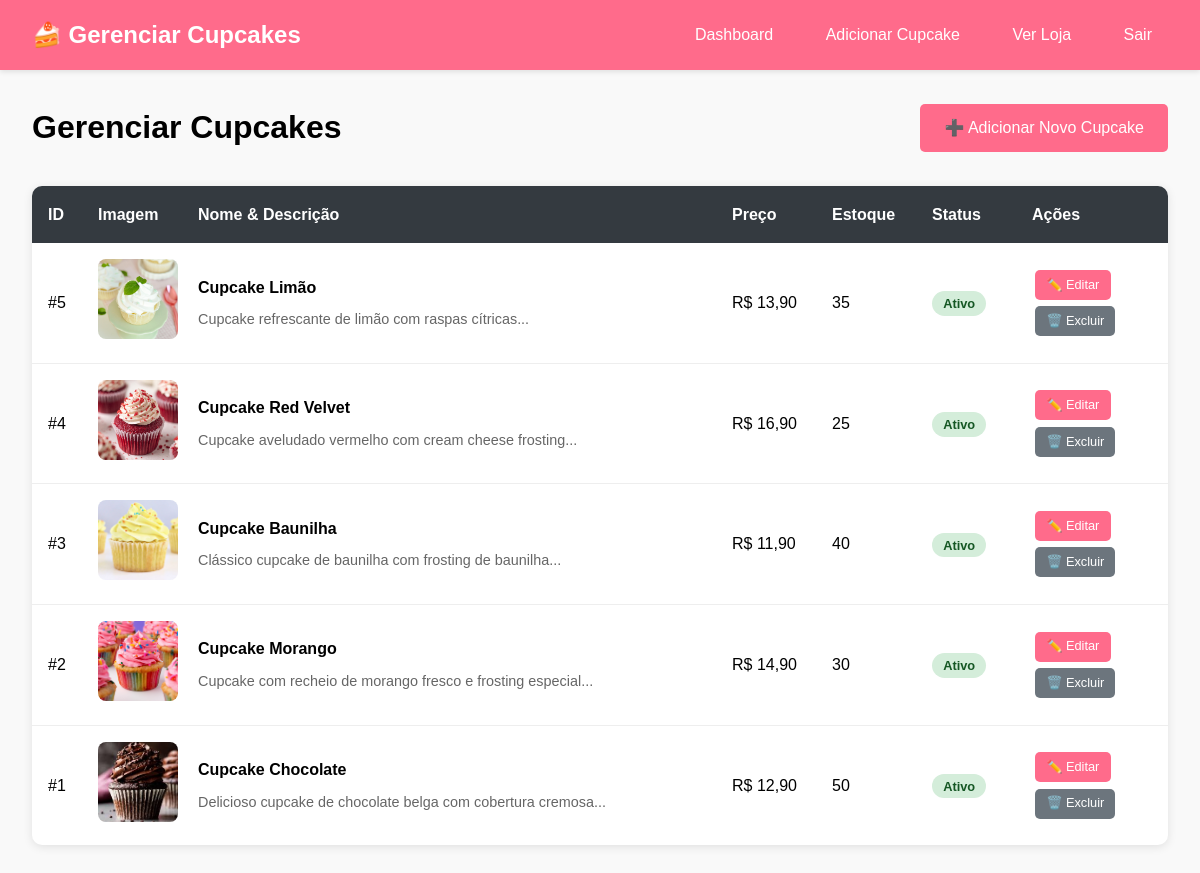
Page /admin/cupcakes.php (signed in) on the committed database.
### tables this page shows
CREATE TABLE cupcakes (
    id INT PRIMARY KEY AUTO_INCREMENT,
    nome VARCHAR(100) NOT NULL,
    descricao TEXT,
    preco DECIMAL(10,2) NOT NULL,
    estoque INT DEFAULT 0,
    imagem VARCHAR(255),
    ativo BOOLEAN DEFAULT true,
    data_cadastro TIMESTAMP DEFAULT CURRENT_TIMESTAMP
);

### admin/cupcakes.php (the view, shortened to what this page needs)
<?php
$host = "localhost";
$user = "root";
$password = "";
$database = "loja_cupcakes";
$conn = new mysqli($host, $user, $password, $database);
$sql = "SELECT * FROM cupcakes ORDER BY id DESC";
$result = $conn->query($sql);
$cupcakes = $result->fetch_all(MYSQLI_ASSOC);
?>
<!DOCTYPE html>
<html lang="pt-BR">
<head>
    <link rel="stylesheet" href="../css/style.css">
</head>
<body>
    <header>
        <nav>
            <div class="logo">🍰 Gerenciar Cupcakes</div>
            <div class="menu">
                <a href="index.php">Dashboard</a>
                <a href="cupcake-form.php">Adicionar Cupcake</a>
                <a href="../index.php">Ver Loja</a>
                <a href="../logout.php">Sair</a>
            </div>
        </nav>
    </header>
    <main class="container">
        <div style="display: flex; justify-content: space-between; align-items: center; margin-bottom: 2rem;">
            <h1>Gerenciar Cupcakes</h1>
            <a href="cupcake-form.php" class="btn">➕ Adicionar Novo Cupcake</a>
        </div>
        <div class="table">
            <div class="table-header">
                <div>ID</div>
                <div>Imagem</div>
                <div>Nome & Descrição</div>
                <div>Preço</div>
                <div>Estoque</div>
                <div>Status</div>
                <div>Ações</div>
            </div>
            <?php foreach($cupcakes as $cupcake): ?>
            <div class="table-row">
                <div>#<?= $cupcake['id'] ?></div>
                <div>
                    <img src="../imagens/<?= $cupcake['imagem'] ?: 'default.jpg' ?>"
                         alt="<?= $cupcake['nome'] ?>"
                         class="cupcake-img"
                         onerror="this.src='../imagens/default.jpg'">
                </div>
                <div>
                    <strong><?= $cupcake['nome'] ?></strong>
                    <p style="font-size: 0.9rem; color: #666; margin-top: 0.5rem;">
                        <?= substr($cupcake['descricao'], 0, 100) ?>...
                    </p>
                </div>
                <div>R$ <?= number_format($cupcake['preco'], 2, ',', '.') ?></div>
                <div><?= $cupcake['estoque'] ?></div>
                <div>
                    <span class="status-badge status-<?= $cupcake['ativo'] ? 'ativo' : 'inativo' ?>">
                        <?= $cupcake['ativo'] ? 'Ativo' : 'Inativo' ?>
                    </span>
                </div>
                <div>
                    <a href="cupcake-form.php?id=<?= $cupcake['id'] ?>"
                       class="btn btn-small">✏️ Editar</a>
                    <a href="excluir_cupcake.php?id=<?= $cupcake['id'] ?>"
                       class="btn btn-small btn-secondary"
                       onclick="return confirm('Tem certeza que deseja excluir este cupcake?')">
                       🗑️ Excluir
                    </a>
                </div>
            </div>
            <?php endforeach; ?>
        </div>
    </main>
</body>
</html>

### css/style.css (style rules this page uses)
* { margin: 0; padding: 0; box-sizing: border-box; }
body { font-family: Arial, sans-serif; line-height: 1.6; background-color: #f9f9f9; }
header { background: #ff6b8b; color: white; padding: 1rem 0; box-shadow: 0 2px 5px rgba(0,0,0,0.1); }
nav { max-width: 1200px; margin: 0 auto; display: flex; justify-content: space-between; align-items: center; padding: 0 2rem; }
.logo { font-size: 1.5rem; font-weight: bold; }
.menu a { color: white; text-decoration: none; margin-left: 1rem; padding: 0.5rem 1rem; border-radius: 5px; transition: background 0.3s; }
.container { max-width: 1200px; margin: 2rem auto; padding: 0 2rem; }
.btn { background: #ff6b8b; color: white; border: none; padding: 0.7rem 1.5rem; border-radius: 5px; cursor: pointer; text-decoration: none; display: inline-block; transition: background 0.3s; }
.btn-secondary { background: #6c757d; }

### admin/cupcakes.php (style rules this page uses)
.table { width: 100%; background: white; border-radius: 10px; overflow: hidden; box-shadow: 0 2px 10px rgba(0,0,0,0.1); }
.table-header { display: grid; grid-template-columns: 50px 100px 1fr 100px 100px 100px 120px; background: #343a40; color: white; padding: 1rem; font-weight: bold; }
.table-row { display: grid; grid-template-columns: 50px 100px 1fr 100px 100px 100px 120px; padding: 1rem; border-bottom: 1px solid #eee; align-items: center; }
.table-row:last-child { border-bottom: none; }
.cupcake-img { width: 80px; height: 80px; object-fit: cover; border-radius: 8px; }
.btn-small { padding: 0.3rem 0.7rem; font-size: 0.8rem; margin: 0.2rem; }
.status-badge { padding: 0.3rem 0.7rem; border-radius: 20px; font-size: 0.8rem; font-weight: bold; }
.status-ativo { background: #d4edda; color: #155724; }

### rows in the picture
cupcakes: id "5", imagem (picture), nome "Cupcake Limão", descricao "Cupcake refrescante de limão com raspas cítricas", preco "13,90", estoque "35", ativo "Ativo"
cupcakes: id "4", imagem (picture), nome "Cupcake Red Velvet", descricao "Cupcake aveludado vermelho com cream cheese frosting", preco "16,90", estoque "25", ativo "Ativo"
cupcakes: id "3", imagem (picture), nome "Cupcake Baunilha", descricao "Clássico cupcake de baunilha com frosting de baunilha", preco "11,90", estoque "40", ativo "Ativo"
cupcakes: id "2", imagem (picture), nome "Cupcake Morango", descricao "Cupcake com recheio de morango fresco e frosting especial", preco "14,90", estoque "30", ativo "Ativo"
cupcakes: id "1", imagem (picture), nome "Cupcake Chocolate", descricao "Delicioso cupcake de chocolate belga com cobertura cremosa", preco "12,90", estoque "50", ativo "Ativo"
